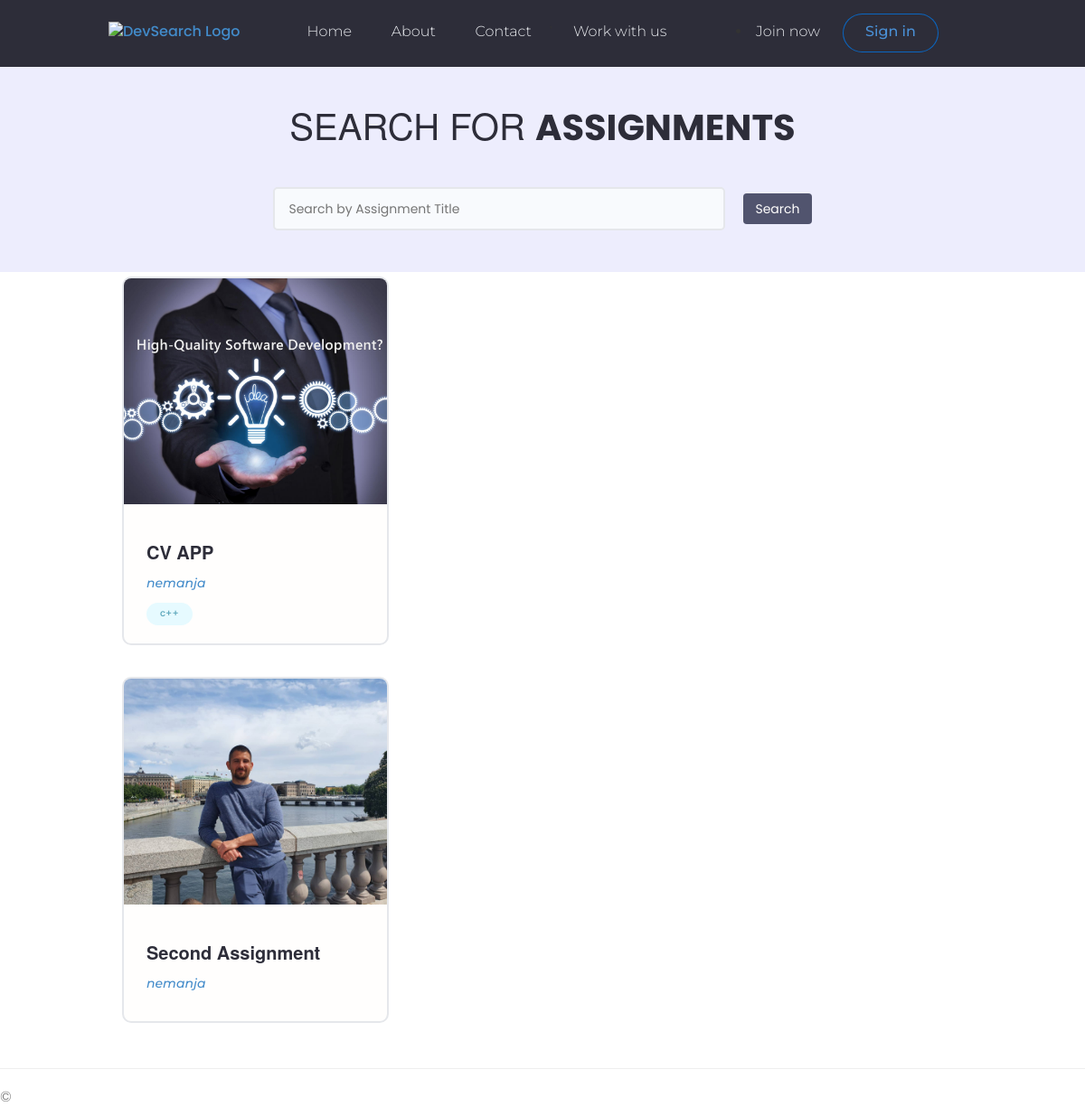
Before: /assignment/ with the older database file.
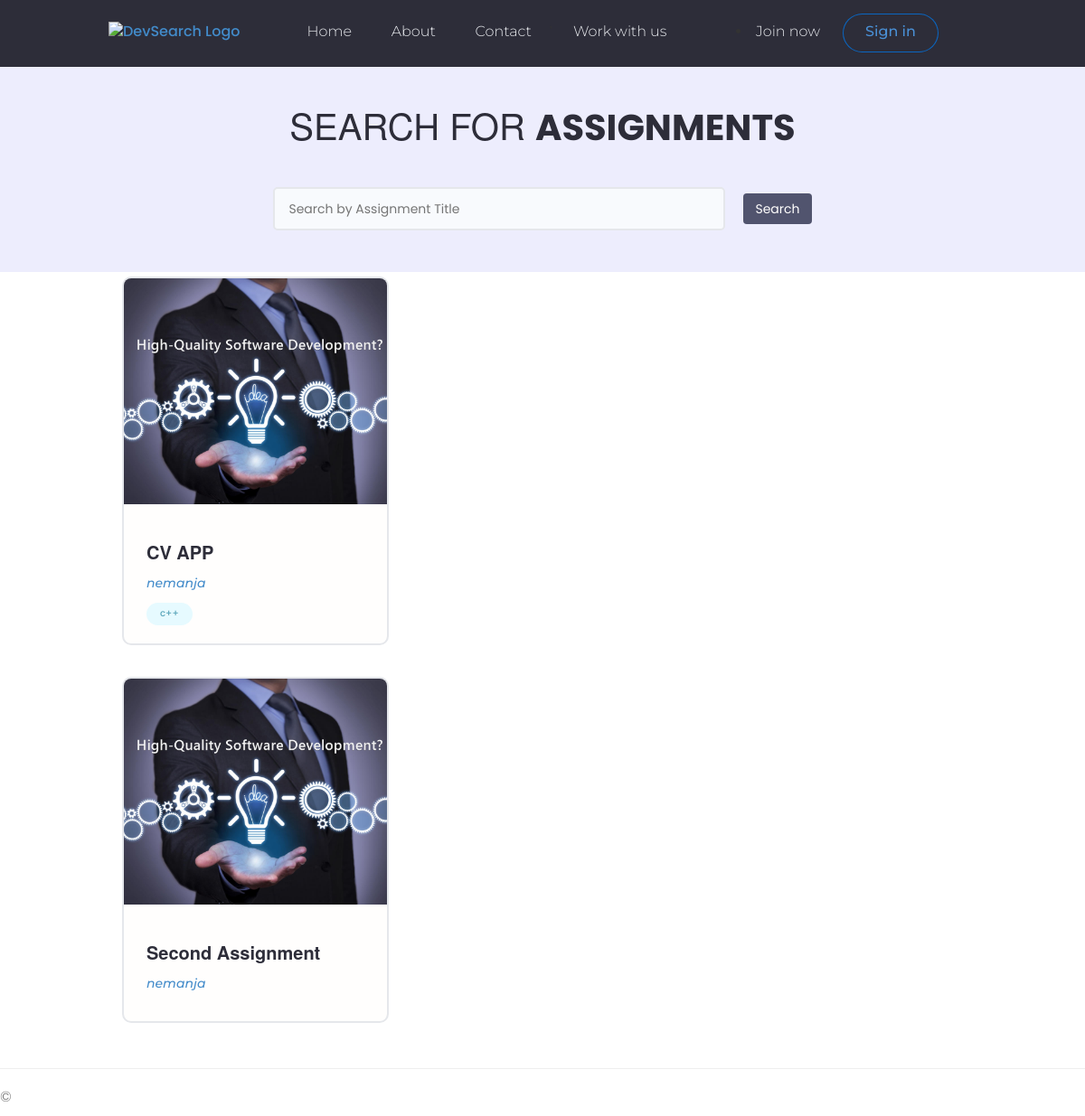
After: the same page with the newer database file.
### assignment/models.py (models this page shows, shortened)
class Assignment(models.Model):
    host = models.ForeignKey(User,on_delete=models.SET_NULL,blank=True, null=True)
    tags = models.ManyToManyField(Tag,blank=True)
    title = models.CharField(max_length=200)
    featured_picture = models.ImageField(null=True,blank=True , default = "project.jpg")
    description = models.TextField()
    location = models.ForeignKey(Location, on_delete=models.CASCADE)
    applicant = models.ManyToManyField(Applicant)
    updated = models.DateTimeField(auto_now=True)
    created = models.DateTimeField(auto_now_add=True)
    id = models.UUIDField(default=uuid.uuid4,unique=True,primary_key=True,editable=False)

### assignment/views.py (the view)
# urls.py: path('assignment/', views.index, name='all-assignments'),
def index(request):
    assignments = Assignment.objects.all()
    return render(request, 'assignment/index.html',
                  {'isActive': True, 'assignments': assignments})

### assignment/templates/assignment/index.html (shortened to what this page needs)
{% extends "MainPages/layout.html" %}
{% load static %}
{% block content %}
  <main class="projects">
    <section class="hero-section text-center">
      <div class="container container--narrow">
        <div class="hero-section__box">
          <h2>Search for <span>Assignments</span></h2>
        </div>
        <div class="hero-section__search">
          <form class="form" action="#" method="get">
            <div class="form__field">
              <input class="input input--text" id="formInput#search" type="text" name="text"
                placeholder="Search by Assignment Title" />
            </div>
            <input class="btn btn--sub btn--lg" type="submit" value="Search" />
          </form>
        </div>
      </div>
    </section>
    {% for assignment_item in assignments %}
    <section class="card-alignment">
      <div class="container">
        <div class="grid grid--three">
          <div class="column">
            <div class="card project">
              <a href="{% url 'assignment-details' assignment_item.id %}" class="project">
                <img class="project__thumbnail" src="{{assignment_item.featured_picture.url}}" alt="project.jpg" />
                <div class="card__body">
                  <h3 class="project__title">{{ assignment_item.title}}</h3>
                  <p><a class="project__author" href="profile.html">{{assignment_item.host}}</a></p>
                  <div class="project__tags">
                    {% for tag in assignment_item.tags.all %}
                    <span class="tag tag--pill tag--main">
                      <small>{{tag.name}}</small>
                    </span>
                    {% endfor %}
                  </div>
                </div>
              </a>
            </div>
          </div>
    </section>
    {% endfor %}
  </main>
{% endblock %}

Changed rows visible on the page:
changed Assignment "Second Assignment": featured_picture: a different picture
